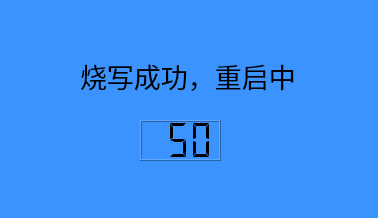
<?xml version="1.0" encoding="UTF-8"?>
<ui version="4.0">
 <class>DialogReset</class>
 <widget class="QDialog" name="DialogReset">
  <property name="geometry">
   <rect>
    <x>0</x>
    <y>0</y>
    <width>378</width>
    <height>218</height>
   </rect>
  </property>
  <property name="windowTitle">
   <string>Dialog</string>
  </property>
  <property name="styleSheet">
   <string notr="true">background-color: rgb(233, 255, 219);
background-color: rgb(58, 147, 255);</string>
  </property>
  <widget class="QLCDNumber" name="lcdNumber">
   <property name="geometry">
    <rect>
     <x>140</x>
     <y>120</y>
     <width>81</width>
     <height>41</height>
    </rect>
   </property>
   <property name="smallDecimalPoint">
    <bool>true</bool>
   </property>
   <property name="digitCount">
    <number>3</number>
   </property>
   <property name="mode">
    <enum>QLCDNumber::Dec</enum>
   </property>
   <property name="segmentStyle">
    <enum>QLCDNumber::Flat</enum>
   </property>
   <property name="intValue" stdset="0">
    <number>50</number>
   </property>
  </widget>
  <widget class="QLabel" name="label">
   <property name="geometry">
    <rect>
     <x>80</x>
     <y>50</y>
     <width>231</width>
     <height>51</height>
    </rect>
   </property>
   <property name="font">
    <font>
     <family>Corbel</family>
     <pointsize>20</pointsize>
    </font>
   </property>
   <property name="text">
    <string>烧写成功，重启中</string>
   </property>
  </widget>
 </widget>
 <resources/>
 <connections/>
</ui>
